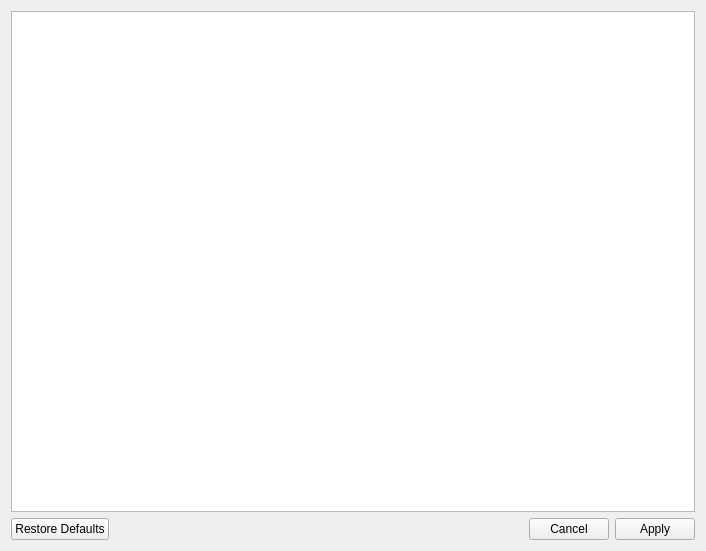
<?xml version="1.0" encoding="UTF-8"?>
<ui version="4.0">
 <class>SettingsWindow</class>
 <widget class="QWidget" name="SettingsWindow">
  <property name="geometry">
   <rect>
    <x>0</x>
    <y>0</y>
    <width>706</width>
    <height>551</height>
   </rect>
  </property>
  <property name="windowTitle">
   <string>Settings</string>
  </property>
  <layout class="QVBoxLayout" name="verticalLayout">
   <item>
    <widget class="QTreeWidget" name="treeWidget">
     <property name="columnCount">
      <number>1</number>
     </property>
     <attribute name="headerVisible">
      <bool>false</bool>
     </attribute>
     <column>
      <property name="text">
       <string notr="true">1</string>
      </property>
     </column>
    </widget>
   </item>
   <item>
    <widget class="QDialogButtonBox" name="buttonBox">
     <property name="standardButtons">
      <set>QDialogButtonBox::Apply|QDialogButtonBox::Cancel|QDialogButtonBox::RestoreDefaults</set>
     </property>
    </widget>
   </item>
  </layout>
 </widget>
 <resources/>
 <connections/>
</ui>
